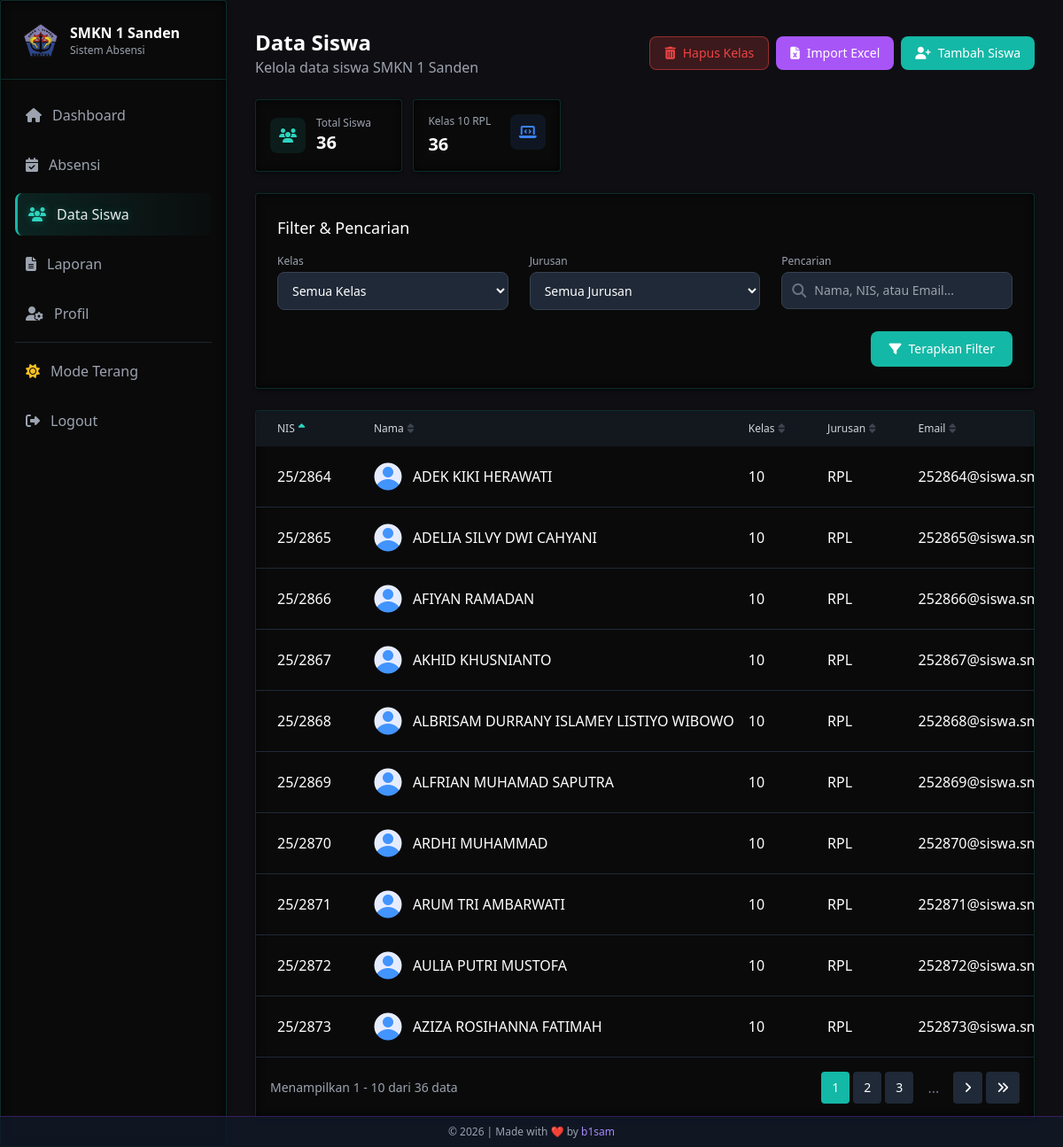
/admin/siswa/index.php (signed in), run on the app's committed database.
### tables this page shows
CREATE TABLE `siswa` (
  `id` int(11) NOT NULL,
  `nis` varchar(20) NOT NULL,
  `nama_lengkap` varchar(100) NOT NULL,
  `jenis_kelamin` enum('L','P') DEFAULT NULL,
  `kelas` enum('10','11','12') NOT NULL,
  `jurusan` enum('RPL','DKV','AK','BR','MP') NOT NULL,
  `email` varchar(100) NOT NULL,
  `password` varchar(255) NOT NULL,
  `foto_profil` varchar(255) DEFAULT 'assets/default/photo-profile.png',
  `created_at` timestamp NOT NULL DEFAULT current_timestamp(),
  `updated_at` timestamp NOT NULL DEFAULT current_timestamp() ON UPDATE current_timestamp()
);

### admin/siswa/index.php (the view, shortened to what the rows shown need)
<?php
require_once '../../config/database.php';
$items_per_page = 10;
$page = isset($_GET['page']) ? (int)$_GET['page'] : 1;
$offset = ($page - 1) * $items_per_page;
$sort_column = $_GET['sort'] ?? 'nis';
$sort_order = $_GET['order'] ?? 'ASC';
$valid_columns = ['nis', 'nama_lengkap', 'kelas', 'jurusan', 'email', 'created_at'];
$sort_column = in_array($sort_column, $valid_columns) ? $sort_column : 'nis';
$sql = "SELECT * FROM siswa WHERE 1=1";
$sql .= " ORDER BY $sort_column " . ($sort_order === 'ASC' ? 'ASC' : 'DESC');
$sql .= " LIMIT :offset, :limit";
$stmt = $conn->prepare($sql);
$stmt->bindValue(':offset', (int)$offset, PDO::PARAM_INT);
$stmt->bindValue(':limit', (int)$items_per_page, PDO::PARAM_INT);
$stmt->execute();
$siswa_list = $stmt->fetchAll(PDO::FETCH_ASSOC);
function buildSortUrl($column)
{
    $params = $_GET;
    $params['sort'] = $column;
    $params['order'] = isset($_GET['sort']) && $_GET['sort'] === $column && $_GET['order'] === 'ASC' ? 'DESC' : 'ASC';
    return '?' . http_build_query($params);
}
function getSortIcon($column, $sort_column, $sort_order)
{
    if ($column !== $sort_column) {
        return '<i class="fas fa-sort text-gray-500 opacity-50"></i>';
    }
    return $sort_order === 'ASC'
        ? '<i class="fas fa-sort-up text-teal-400"></i>'
        : '<i class="fas fa-sort-down text-teal-400"></i>';
}
?>
<!DOCTYPE html>
<html lang="en">
<head>
    <script src="https://cdn.tailwindcss.com"></script>
    <link rel="stylesheet" href="https://cdnjs.cloudflare.com/ajax/libs/font-awesome/6.4.2/css/all.min.css">
    <link rel="stylesheet" href="../../assets/css/theme.css">
</head>
<body class="min-h-screen text-white bg-fixed">
    <aside id="sidebar" class="fixed top-0 left-0 h-screen w-64 glass-effect border-r border-teal-500/20 z-50 sidebar-transition -translate-x-full lg:translate-x-0">
        <div class="flex items-center justify-between p-4 lg:p-6 border-b border-teal-500/20">
            <div class="flex items-center gap-3">
                <div>
                    <h1 class="font-semibold text-sm lg:text-base">SMKN 1 Sanden</h1>
                </div>
            </div>
        </div>
    </aside>
    <main class="lg:ml-64 min-h-screen bg-transparent transition-all duration-300">
        <div class="p-4 lg:p-8">
            <div class="max-w-7xl mx-auto">
                <header class="flex flex-wrap justify-between items-center mb-6 gap-4">
                    <div>
                        <h1 class="text-xl md:text-2xl font-bold">Data Siswa</h1>
                    </div>
                </header>
                <div class="glass-effect rounded-xl overflow-hidden">
                    <?php if (count($siswa_list) > 0): ?>
                        <div class="overflow-x-auto table-container">
                            <table class="w-full whitespace-nowrap">
                                <thead>
                                    <tr class="bg-gray-800/50 text-gray-300 text-left">
                                        <th class="px-6 py-3 text-xs font-medium">
                                            <a href="<?= buildSortUrl('nis') ?>" class="flex items-center gap-1 hover:text-white">
                                                NIS
                                                <?php echo getSortIcon('nis', $sort_column, $sort_order); ?>
                                            </a>
                                        </th>
                                        <th class="px-6 py-3 text-xs font-medium">
                                            <a href="<?= buildSortUrl('nama_lengkap') ?>" class="flex items-center gap-1 hover:text-white">
                                                Nama
                                                <?php echo getSortIcon('nama_lengkap', $sort_column, $sort_order); ?>
                                            </a>
                                        </th>
                                        <th class="px-6 py-3 text-xs font-medium">
                                            <a href="<?= buildSortUrl('kelas') ?>" class="flex items-center gap-1 hover:text-white">
                                                Kelas
                                                <?php echo getSortIcon('kelas', $sort_column, $sort_order); ?>
                                            </a>
                                        </th>
                                        <th class="px-6 py-3 text-xs font-medium">
                                            <a href="<?= buildSortUrl('jurusan') ?>" class="flex items-center gap-1 hover:text-white">
                                                Jurusan
                                                <?php echo getSortIcon('jurusan', $sort_column, $sort_order); ?>
                                            </a>
                                        </th>
                                        <th class="px-6 py-3 text-xs font-medium hidden md:table-cell">
                                            <a href="<?= buildSortUrl('email') ?>" class="flex items-center gap-1 hover:text-white">
                                                Email
                                                <?php echo getSortIcon('email', $sort_column, $sort_order); ?>
                                            </a>
                                        </th>
                                    </tr>
                                </thead>
                                <tbody class="divide-y divide-gray-800">
                                    <?php foreach ($siswa_list as $siswa): ?>
                                        <tr class="hover:bg-purple-900/5 transition-colors animate-fade-in">
                                            <td class="px-6 py-4">
                                                <?= htmlspecialchars($siswa['nis']) ?>
                                            </td>
                                            <td class="px-6 py-4">
                                                <div class="flex items-center">
                                                    <img src="../../<?= $siswa['foto_profil'] ?: 'assets/default/avatar.png' ?>"
                                                        alt="<?= htmlspecialchars($siswa['nama_lengkap']) ?>"
                                                        class="w-8 h-8 rounded-full object-cover mr-3">
                                                    <span><?= htmlspecialchars($siswa['nama_lengkap']) ?></span>
                                                </div>
                                            </td>
                                            <td class="px-6 py-4"><?= $siswa['kelas'] ?></td>
                                            <td class="px-6 py-4"><?= $siswa['jurusan'] ?></td>
                                            <td class="px-6 py-4 max-w-[200px] truncate hidden md:table-cell">
                                                <?= htmlspecialchars($siswa['email']) ?>
                                            </td>
                                        </tr>
                                    <?php endforeach; ?>
                                </tbody>
                            </table>
                        </div>
                    <?php endif; ?>
                </div>
            </div>
        </div>
    </main>
</body>
</html>

### data on the page
siswa: nis "25/2864", foto_profil (picture), nama_lengkap "ADEK KIKI HERAWATI", kelas "10", jurusan "RPL", email "252864@siswa.sm…"
siswa: nis "25/2865", foto_profil (picture), nama_lengkap "ADELIA SILVY DWI CAHYANI", kelas "10", jurusan "RPL", email "252865@siswa.sm…"
siswa: nis "25/2866", foto_profil (picture), nama_lengkap "AFIYAN RAMADAN", kelas "10", jurusan "RPL", email "252866@siswa.sm…"
siswa: nis "25/2867", foto_profil (picture), nama_lengkap "AKHID KHUSNIANTO", kelas "10", jurusan "RPL", email "252867@siswa.sm…"
siswa: nis "25/2868", foto_profil (picture), nama_lengkap "ALBRISAM DURRANY ISLAMEY LISTIYO WIBOWO", kelas "10", jurusan "RPL", email "252868@siswa.sm…"
siswa: nis "25/2869", foto_profil (picture), nama_lengkap "ALFRIAN MUHAMAD SAPUTRA", kelas "10", jurusan "RPL", email "252869@siswa.sm…"
siswa: nis "25/2870", foto_profil (picture), nama_lengkap "ARDHI MUHAMMAD", kelas "10", jurusan "RPL", email "252870@siswa.sm…"
siswa: nis "25/2871", foto_profil (picture), nama_lengkap "ARUM TRI AMBARWATI", kelas "10", jurusan "RPL", email "252871@siswa.sm…"
siswa: nis "25/2872", foto_profil (picture), nama_lengkap "AULIA PUTRI MUSTOFA", kelas "10", jurusan "RPL", email "252872@siswa.sm…"
siswa: nis "25/2873", foto_profil (picture), nama_lengkap "AZIZA ROSIHANNA FATIMAH", kelas "10", jurusan "RPL", email "252873@siswa.sm…"

### other printed values
$total_students "36"
$stat['kelas'] "10"
$stat['jurusan'] "RPL"
$stat['count'] "36"
min($offset + 1, $total_items) "1"
min($offset + $items_per_page, $total_items) "10"
$total_items "36"
